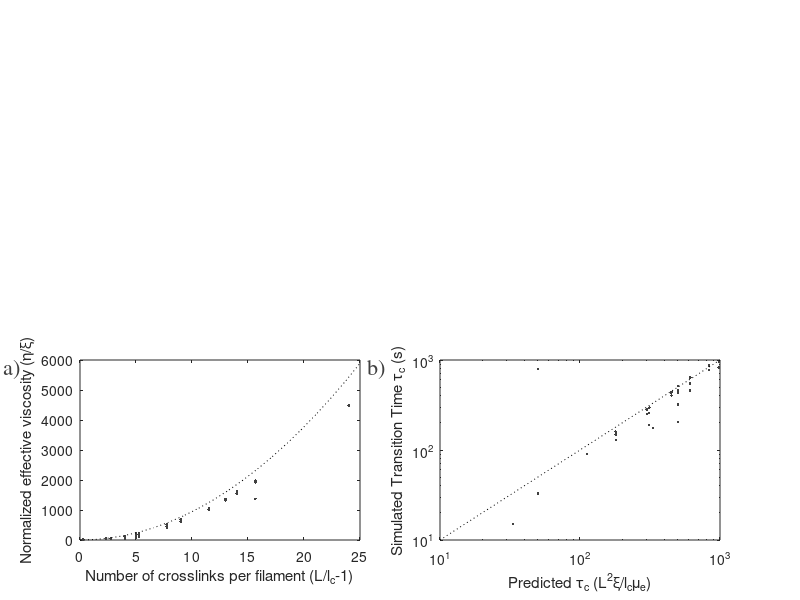

MATLAB code to generate this figure:
bp = '~/Documents/MATLAB/activnet/data/';
cd(bp);

%% load premeasured data
load('extend_meas2')
h2=figure;


%% subplot for effective viscosity scaling

subplot('Position',[0.1,0.1,0.35,0.3]);
for ind=1:size(allt,1)

    t = allt(ind,:)/10;

    L = allp(ind,2)
    lc = allp(ind,5)
    mu = abs(allp(ind,3))
    xi = allp(ind,6)/10

    tstop = find(t==0,1);
    if(length(tstop)>0)
        tstop = tstop(1)-1;
    else
        tstop = length(t);
    end

    myt = t(1:tstop);
    myg = allg(ind,1:tstop);
    sl2 = cumtrapz(myt,myg,2);
    sl = diff(log(sl2),1,2)./diff(log(myt),1,2);

    cutoff = find(sl==min(sl),1);
    term = cutoff+find(sl2(cutoff:end)>0.15,1);
    if(isempty(term))
        term = length(sl);
    end
    spt = cutoff+find(sl(cutoff:term-1)>0.75,1);
    if(~isempty(spt))
        eta = abs(allp(ind,11))./mean(allg(ind,spt:end),2);
        plot(L/lc-1,eta/xi,'.','Color',[0.25 0.25 0.25])
        hold on

    end

end
xlabel('Number of crosslinks per filament (L/l_c-1)')
ylabel('Normalized effective viscosity (\eta/\xi)')
plot(linspace(0,25,20),3*pi*linspace(0,25,20).^2,'k:')










subplot('Position',[0.55,0.1,0.35,0.3]);
for ind=1:size(allt,1)

    t = allt(ind,:)/10;

    L = allp(ind,2)
    lc = allp(ind,5)
    mu = abs(allp(ind,3))
    xi = allp(ind,6)/10

    tstop = find(t==0,1);
    if(length(tstop)>0)
        tstop = tstop(1)-1;
    else
        tstop = length(t);
    end

    myt = t(1:tstop);
    myg = allg(ind,1:tstop);
    sl2 = cumtrapz(myt,myg,2);
    sl = diff(log(sl2),1,2)./diff(log(myt),1,2);

    cutoff = find(sl==min(sl),1);
    term = cutoff+find(sl2(cutoff:end)>0.15,1);
    if(isempty(term))
        term = length(sl);
    end
    spt = cutoff+find(sl(cutoff:term-1)>0.75,1);
    if(~isempty(spt))
        tau=myt(cutoff+find(sl(cutoff:term-1)>0.8,1));
        if(~isempty(tau)&&tau<t(end))
            loglog(L^2/lc/mu.*xi,tau,'.','Color',[0.25 0.25 0.25])
            hold on
        end
    end

end
loglog([10 1000],[10 1000],'k:')
xlim([10 1000])
ylim([10 1000])
xlabel('Predicted \tau_c (L^2\xi/l_c\mu_e)')
ylabel('Simulated Transition Time \tau_c (s)')








annotation('textbox', [0.005 0.37 0.05 0.05],'String','a)','LineStyle','none','FontSize',16,'FontName','Times','Color',[0.25 0.25 0.25])
annotation('textbox', [0.46 0.37 0.05 0.05],'String','b)','LineStyle','none','FontSize',16,'FontName','Times','Color',[0.25 0.25 0.25])

cd('~/Documents/MATLAB/activnet/figures')
print('-depsc','-r0','figure3.eps');
